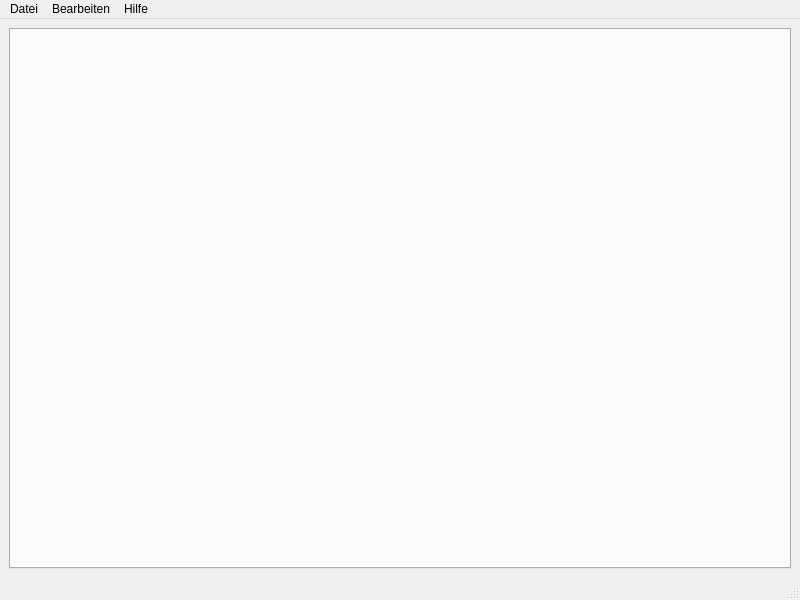
<ui version="4.0">
 <class>MainWindow</class>
 <widget class="QMainWindow" name="MainWindow">
  <property name="geometry">
   <rect>
    <x>0</x>
    <y>0</y>
    <width>800</width>
    <height>600</height>
   </rect>
  </property>
  <property name="windowTitle">
   <string>Haushaltsbuch</string>
  </property>
  <widget class="QWidget" name="centralwidget">
   <layout class="QVBoxLayout" name="verticalLayout">
    <item>
     <widget class="QTabWidget" name="tabWidget">
      <property name="currentIndex">
       <number>0</number>
      </property>
     </widget>
    </item>
   </layout>
  </widget>
  <widget class="QMenuBar" name="menubar">
   <property name="geometry">
    <rect>
     <x>0</x>
     <y>0</y>
     <width>800</width>
     <height>22</height>
    </rect>
   </property>
   <widget class="QMenu" name="menuDatei">
    <property name="title">
     <string>Datei</string>
    </property>
    <addaction name="actionExportieren"/>
    <addaction name="actionImportieren"/>
    <addaction name="separator"/>
    <addaction name="actionBeenden"/>
   </widget>
   <widget class="QMenu" name="menuBearbeiten">
    <property name="title">
     <string>Bearbeiten</string>
    </property>
    <addaction name="actionEinstellungen"/>
   </widget>
   <widget class="QMenu" name="menuHilfe">
    <property name="title">
     <string>Hilfe</string>
    </property>
    <addaction name="actionUeber"/>
   </widget>
   <addaction name="menuDatei"/>
   <addaction name="menuBearbeiten"/>
   <addaction name="menuHilfe"/>
  </widget>
  <widget class="QStatusBar" name="statusbar"/>
  <action name="actionExportieren">
   <property name="text">
    <string>Exportieren...</string>
   </property>
  </action>
  <action name="actionImportieren">
   <property name="text">
    <string>Importieren...</string>
   </property>
  </action>
  <action name="actionBeenden">
   <property name="text">
    <string>Beenden</string>
   </property>
  </action>
  <action name="actionEinstellungen">
   <property name="text">
    <string>Einstellungen...</string>
   </property>
  </action>
  <action name="actionUeber">
   <property name="text">
    <string>Uber...</string>
   </property>
  </action>
 </widget>
 <resources/>
 <connections/>
</ui>
